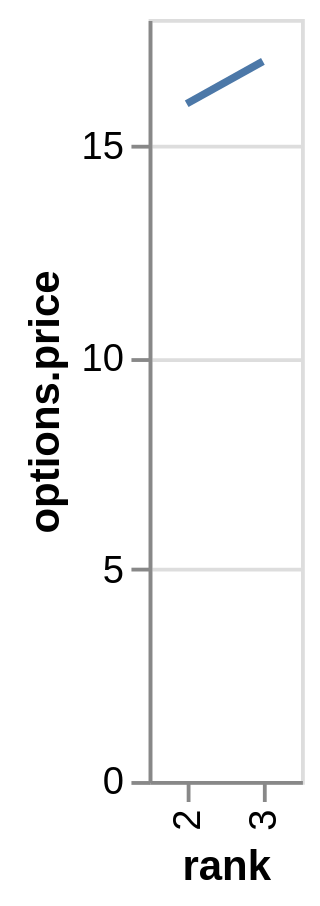

Here is the Vega-Lite specification saved for this chart:
### Vega specification from a JSON file in a GitHub repository (floating-point values rounded to 4 significant figures)
{"$schema": "https://vega.github.io/schema/vega/v5.json", "autosize": "pad", "padding": 5, "height": 200, "style": "cell", "data": [{"name": "source_0", "values": [{"rank": "1"}, {"rank": "2", "options": {"price": 16}}, {"rank": "3", "options": {"price": 17}}]}, {"name": "data_0", "source": "source_0", "transform": [{"type": "formula", "expr": "datum[\"options\"] && datum[\"options\"][\"price\"]", "as": "options.price"}, {"type": "filter", "expr": "datum.options != null"}]}], "signals": [{"name": "x_step", "value": 20}, {"name": "width", "update": "bandspace(domain('x').length, 1, 0.5) * x_step"}], "marks": [{"name": "marks", "type": "line", "style": ["line"], "sort": {"field": "datum[\"rank\"]"}, "from": {"data": "data_0"}, "encode": {"update": {"stroke": {"value": "#4c78a8"}, "x": {"scale": "x", "field": "rank"}, "y": {"scale": "y", "field": "options\\.price"}, "defined": {"signal": "datum[\"options.price\"] !== null && !isNaN(datum[\"options.price\"])"}}}}], "scales": [{"name": "x", "type": "point", "domain": {"data": "data_0", "field": "rank", "sort": true}, "range": {"step": {"signal": "x_step"}}, "padding": 0.5}, {"name": "y", "type": "linear", "domain": {"data": "data_0", "field": "options\\.price"}, "range": [{"signal": "height"}, 0], "nice": true, "zero": true}], "axes": [{"scale": "x", "orient": "bottom", "grid": false, "title": "rank", "labelAlign": "right", "labelAngle": 270, "labelBaseline": "middle", "labelOverlap": true, "zindex": 1}, {"scale": "y", "orient": "left", "grid": false, "title": "options.price", "labelOverlap": true, "tickCount": {"signal": "ceil(height/40)"}, "zindex": 1}, {"scale": "y", "orient": "left", "gridScale": "x", "grid": true, "tickCount": {"signal": "ceil(height/40)"}, "domain": false, "labels": false, "maxExtent": 0, "minExtent": 0, "ticks": false, "zindex": 0}]}
